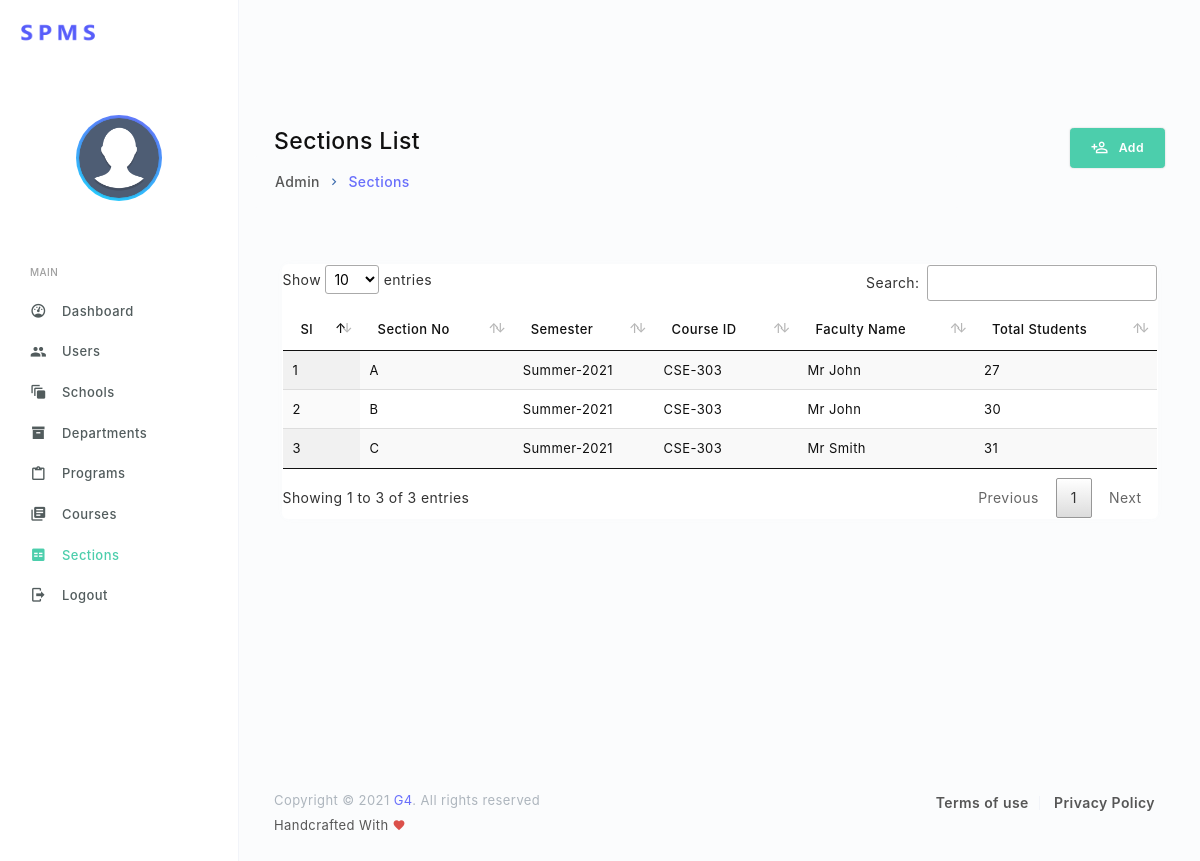
The page /admin/sections-list.php (signed in) on the database its author committed.
### tables this page shows
CREATE TABLE `section` (
  `id` int(11) NOT NULL,
  `num` varchar(10) NOT NULL,
  `semester` varchar(30) NOT NULL,
  `course_id` varchar(10) NOT NULL,
  `faculty_id` int(11) DEFAULT NULL
);

CREATE TABLE `faculty` (
  `id` int(11) NOT NULL,
  `name` varchar(255) NOT NULL,
  `email` varchar(255) NOT NULL,
  `password` varchar(255) NOT NULL,
  `department_id` varchar(10) NOT NULL
);

### php/section.php (called while the page is built, shortened)
<?php
    include 'mysql.php';
    if ($_SERVER['REQUEST_METHOD'] == 'POST' && isset($_POST['num'])) {
        $num = $_POST['num'];
        $semester = $_POST['semester'] ;
        $course = $_POST['course'];
        $faculty = $_POST['faculty'];
        $query = "INSERT INTO section (num, semester, course_id, faculty_id)
                    VALUES ('$num', '$semester', '$course', $faculty)";
        $conn->query($query);
        $section_id = $conn->insert_id;
        $file = fopen($_FILES['enrollment']['tmp_name'], "r");
        fgetcsv($file);
        while($id = fgetcsv($file)){
            $student = $id[0];
            $query = "INSERT INTO enrollment (student_id, section_id) VALUES ($student, $section_id)";
            $conn->query($query);
        }
        header("Location: sections-list.php");
   }else{
    $query = "SELECT section.id, section.num, section.semester, section.course_id, faculty.name, COUNT(enrollment.student_id) as 'total_student' FROM section LEFT JOIN enrollment ON section.id = enrollment.section_id LEFT JOIN faculty ON section.faculty_id = faculty.id GROUP BY section_id";
    $sections = $conn->query($query);
   }
?>

### admin/sections-list.php (the view, shortened to what this page needs)
<?php
  include '../php/section.php';
?>
<!DOCTYPE html>
<html lang="en">
  <head>
    <link rel="stylesheet" href="../assets/vendors/iconfonts/mdi/css/materialdesignicons.css">
    <link rel="stylesheet" href="../assets/vendors/css/vendor.addons.css">
    <link rel="stylesheet" href="../assets/vendors/datatables/jquery.dataTables.css">
    <link rel="stylesheet" href="../assets/css/shared/style.css">
    <link rel="stylesheet" href="../assets/css/demo_1/style.css">
  </head>
  <body class="header-fixed">
    <nav class="t-header">
      <div class="t-header-brand-wrapper">
        <a href="index.html">
          <img class="logo" src="../assets/images/logo.png" alt="">
        </a>
      </div>
      <div class="t-header-content-wrapper">
      </div>
    </nav>
    <div class="page-body">
      <div class="sidebar">
        <div class="user-profile">
          <div class="display-avatar animated-avatar">
            <img class="profile-img img-lg rounded-circle" src="../assets/images/profile/male/image_1.png" alt="profile image">
          </div>
          <div class="info-wrapper">
          </div>
        </div>
        <ul class="navigation-menu">
          <li class="nav-category-divider">MAIN</li>
          <li>
            <a href="dashboard.php">
              <span class="link-title">Dashboard</span>
              <i class="mdi mdi-gauge link-icon"></i>
            </a>
          </li>
          <li>
            <a href="users-list.php">
              <span class="link-title">Users</span>
              <i class="mdi mdi-account-multiple link-icon"></i>
            </a>
          </li>
          <li>
            <a href="schools-list.php">
              <span class="link-title">Schools</span>
              <i class="mdi mdi-animation link-icon"></i>
            </a>
          </li>
          <li>
            <a href="departments-list.php">
              <span class="link-title">Departments</span>
              <i class="mdi mdi-archive link-icon"></i>
            </a>
          </li>
          <li>
            <a href="programs-list.php">
              <span class="link-title">Programs</span>
              <i class="mdi mdi-clipboard-outline link-icon"></i>
            </a>
          </li>
          <li>
            <a href="courses-list.php">
              <span class="link-title">Courses</span>
              <i class="mdi mdi-library-books link-icon"></i>
            </a>
          </li>
          <li class="active">
            <a href="sections-list.php">
              <span class="link-title">Sections</span>
              <i class="mdi mdi-code-equal link-icon"></i>
            </a>
          </li>
          <li>
            <a href="../php/login.php?logout=1">
              <span class="link-title">Logout</span>
              <i class="mdi mdi-logout link-icon"></i>
            </a>
          </li>
        </ul>
      </div>
      <div class="page-content-wrapper">
        <div class="page-content-wrapper-inner">
          <div class="content-viewport">
            <div class="row">
              <div class="col-9 py-5">
                <h4>Sections List</h4>
                <div class="viewport-header">
                  <nav aria-label="breadcrumb">
                    <ol class="breadcrumb has-arrow">
                      <li class="breadcrumb-item">
                        <a href="dashboard.php">Admin</a>
                      </li>
                      <li class="breadcrumb-item active" aria-current="page">Sections</li>
                    </ol>
                  </nav>
                </div>
              </div>
              <div class="col-3 py-5 text-right">
                <a class="btn btn-success has-icon" href="section-create.php">
                  <i class="mdi mdi-account-plus-outline"></i>Add
                </a>
              </div>
            </div>
            <div class="col-lg-12">
              <div class="grid">
                <div class="item-wrapper">
                  <div class="table-responsive">
                    <table class="table display" id="user-table">
                      <thead>
                        <tr>
                          <th>Sl</th>
                          <th>Section No</th>
                          <th>Semester</th>
                          <th>Course ID</th>
                          <th>Faculty Name</th>
                          <th>Total Students</th>
                        </tr>
                      </thead>
                      <tbody>
                        <?php
                            foreach($sections as $section){
                              echo "<tr>
                                      <td>".$section['id']."</td>
                                      <td>".$section['num']."</td>
                                      <td>".$section['semester']."</td>
                                      <td>".strtoupper($section['course_id'])."</td>
                                      <td>".$section['name']."</td>
                                      <td>".$section['total_student']."</td>
                                    </tr>";
                            }
                          ?>
                      </tbody>
                    </table>
                  </div>
                </div>
              </div>
            </div>
          </div>
        </div>
        <footer class="footer">
          <div class="row">
            <div class="col-sm-6 text-center text-sm-right order-sm-1">
              <ul class="text-gray">
                <li><a href="#">Terms of use</a></li>
                <li><a href="#">Privacy Policy</a></li>
              </ul>
            </div>
            <div class="col-sm-6 text-center text-sm-left mt-3 mt-sm-0">
              <small class="text-muted d-block">Copyright © 2021 <a href="#" >G4</a>. All rights reserved</small>
              <small class="text-gray mt-2">Handcrafted With <i class="mdi mdi-heart text-danger"></i></small>
            </div>
          </div>
        </footer>
      </div>
    </div>
  </body>
</html>

### rows shown on the page
section: id "1", num "A", semester "Summer-2021", course "CSE-303", faculty.name "Mr John", total_student "27"
section: id "2", num "B", semester "Summer-2021", course "CSE-303", faculty.name "Mr John", total_student "30"
section: id "3", num "C", semester "Summer-2021", course "CSE-303", faculty.name "Mr Smith", total_student "31"
